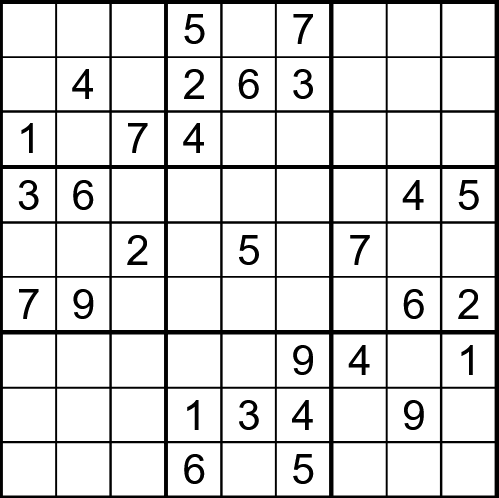
#> input picture resources/sudoku3.jpg, 499 x 498 px
$ python -i vision.py   (imports and definitions only)   (older library calls are emulated)
#> lines starting #> are read from the running program, lines starting #| are printed output that depends on the picture; after the words box and inside, x2 and y2 are one past the last pixel; in counts of white or black regions, pixels touching at a corner belong together
#> further down, picture is the input picture: shape (498, 499, 3); min 0, max 255, mean 220.2
"""
CVdoku — Vision Engine
=======================
Handles everything between the raw camera frame and 81 cell images:
  1. Pre-process  → grayscale, blur, adaptive threshold
  2. Find board   → largest quadrilateral contour in frame
  3. Warp         → perspective-correct the board to a square
  4. Split        → slice the warped square into 81 cells
  5. Draw         → highlight the detected board on the live feed

Design notes:
- All internal processing is done on grayscale images.
- The warp output is always WARP_SIZE × WARP_SIZE pixels.
- Cell images are returned as grayscale crops ready for the classifier.
"""

import cv2
import numpy as np

WARP_SIZE = 630   # Output size of the perspective-corrected board (pixels)
CELL_SIZE = WARP_SIZE // 9   # 70px per cell — more resolution per digit


class VisionEngine:

    # ── Pre-processing ─────────────────────────────────────────────────────────

    def pre_process(self, img: np.ndarray) -> np.ndarray:
        """
        Convert raw BGR frame to a binary image optimised for contour detection.

        Pipeline:
            BGR → Grayscale → Gaussian blur → Adaptive threshold → Dilate
        """
        gray    = cv2.cvtColor(img, cv2.COLOR_BGR2GRAY)
        blurred = cv2.GaussianBlur(gray, (11, 11), 0)
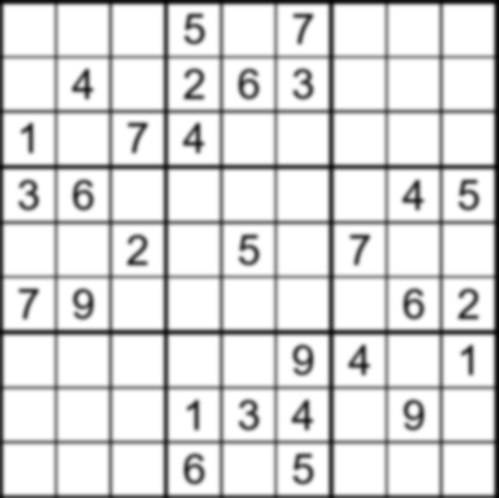
#> blurred: shape (498, 499); min 1, max 255, mean 220.3
        thresh  = cv2.adaptiveThreshold(
            blurred, 255,
            cv2.ADAPTIVE_THRESH_GAUSSIAN_C,
            cv2.THRESH_BINARY_INV,
            blockSize=11,
            C=2
        )
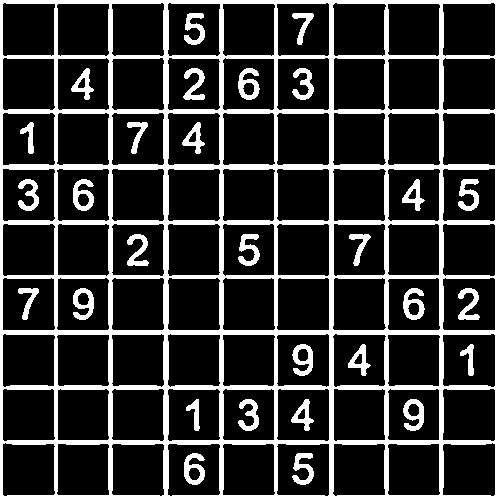
#> thresh: shape (498, 499); 20.7% white; 30 white regions, largest, box (x1, y1, x2, y2) and area: (0, 0, 499, 498) 42065, (238, 68, 260, 100) 382, (403, 288, 425, 320) 382
        # Small dilation closes tiny gaps in the grid lines
        kernel  = cv2.getStructuringElement(cv2.MORPH_RECT, (3, 3))
        dilated = cv2.dilate(thresh, kernel, iterations=1)
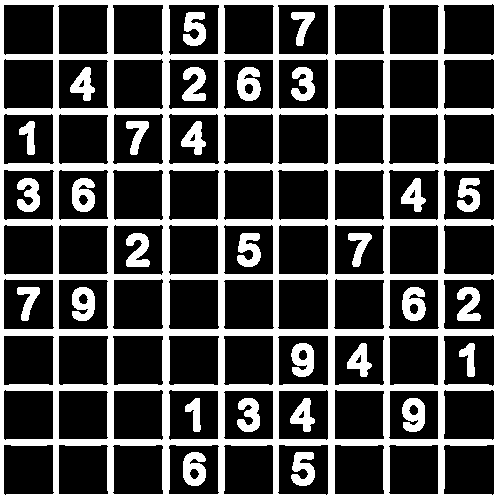
#> dilated: shape (498, 499); 29.4% white; 30 white regions, largest, box (x1, y1, x2, y2) and area: (0, 0, 499, 498) 58916, (237, 67, 261, 101) 575, (402, 287, 426, 321) 575
        return dilated

    # ── Board detection ────────────────────────────────────────────────────────

    # [309 lines left out: functions find_board_contour, order_corners, compute_perspective_matrix, get_warp, get_inverse_warp_matrix, split_boxes and 6 more, not called in this run]

>>> import cv2
>>> picture = cv2.imread('../resources/sudoku3.jpg')
>>> result = VisionEngine().pre_process(picture)
